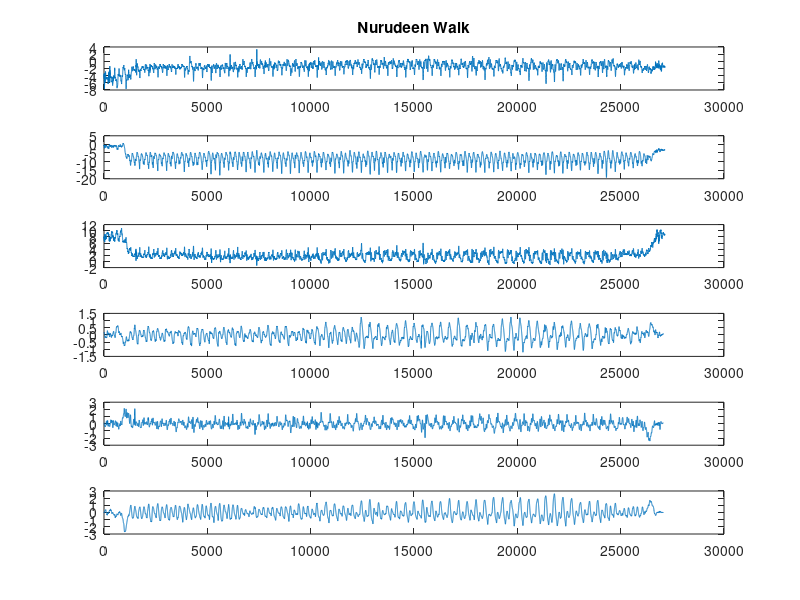

Source code (MATLAB):


Ax = importdata("ax.txt"); 
Ay = importdata("ay.txt");
Az = importdata("az.txt");
Gx = importdata("gx.txt");
Gy = importdata("gy.txt");
Gz = importdata("gz.txt");
A = linspace(0,numel(Ax));
G = linspace(0,numel(Gx));

figure;
subplot(6,1,1);
plot(Ax);title('Nurudeen Walk')
subplot(6,1,2);
plot(Ay);
subplot(6,1,3);
plot(Az);
subplot(6,1,4);
plot(Gx);
subplot(6,1,5);
plot(Gy);
subplot(6,1,6);
plot(Gz);
